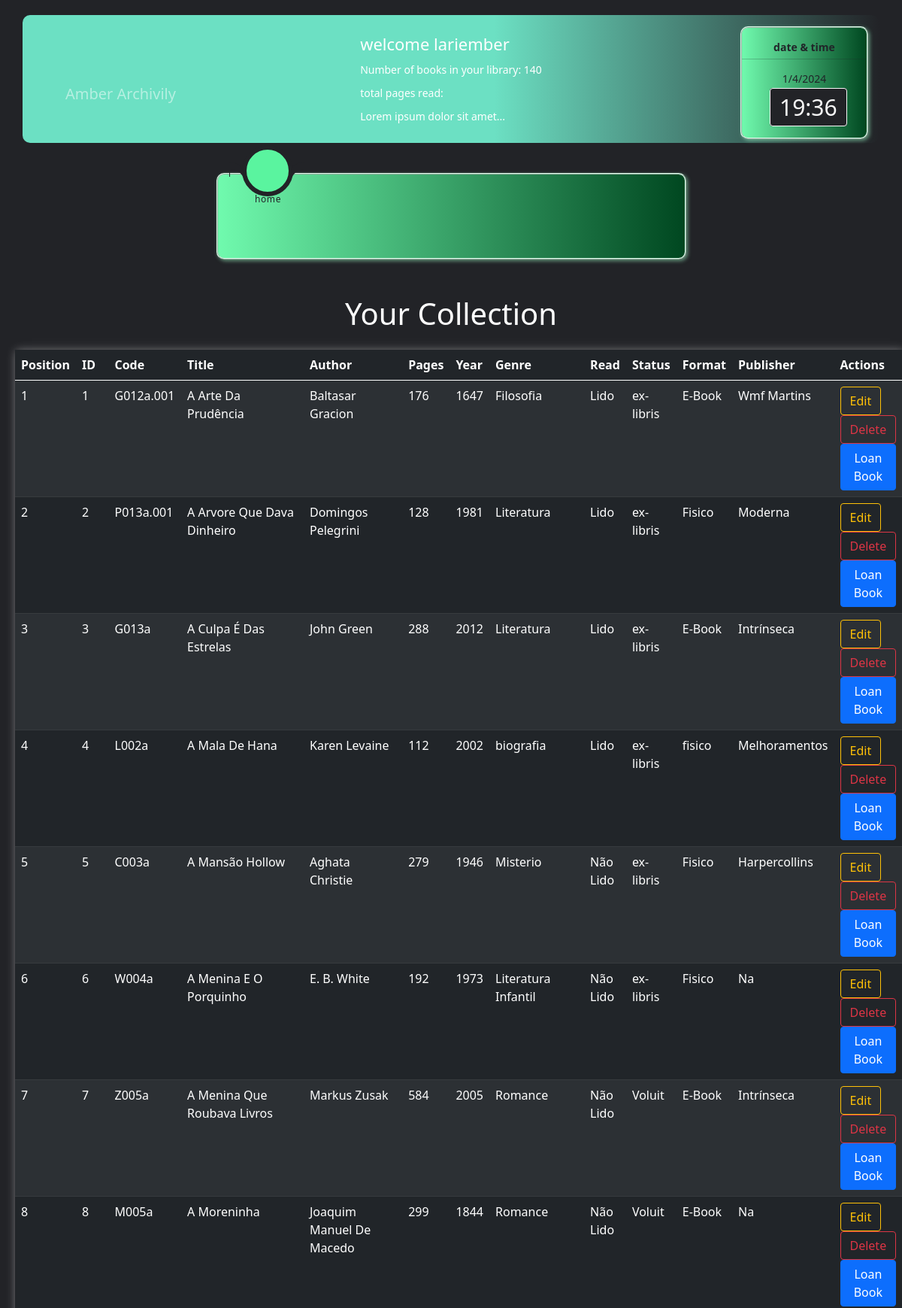
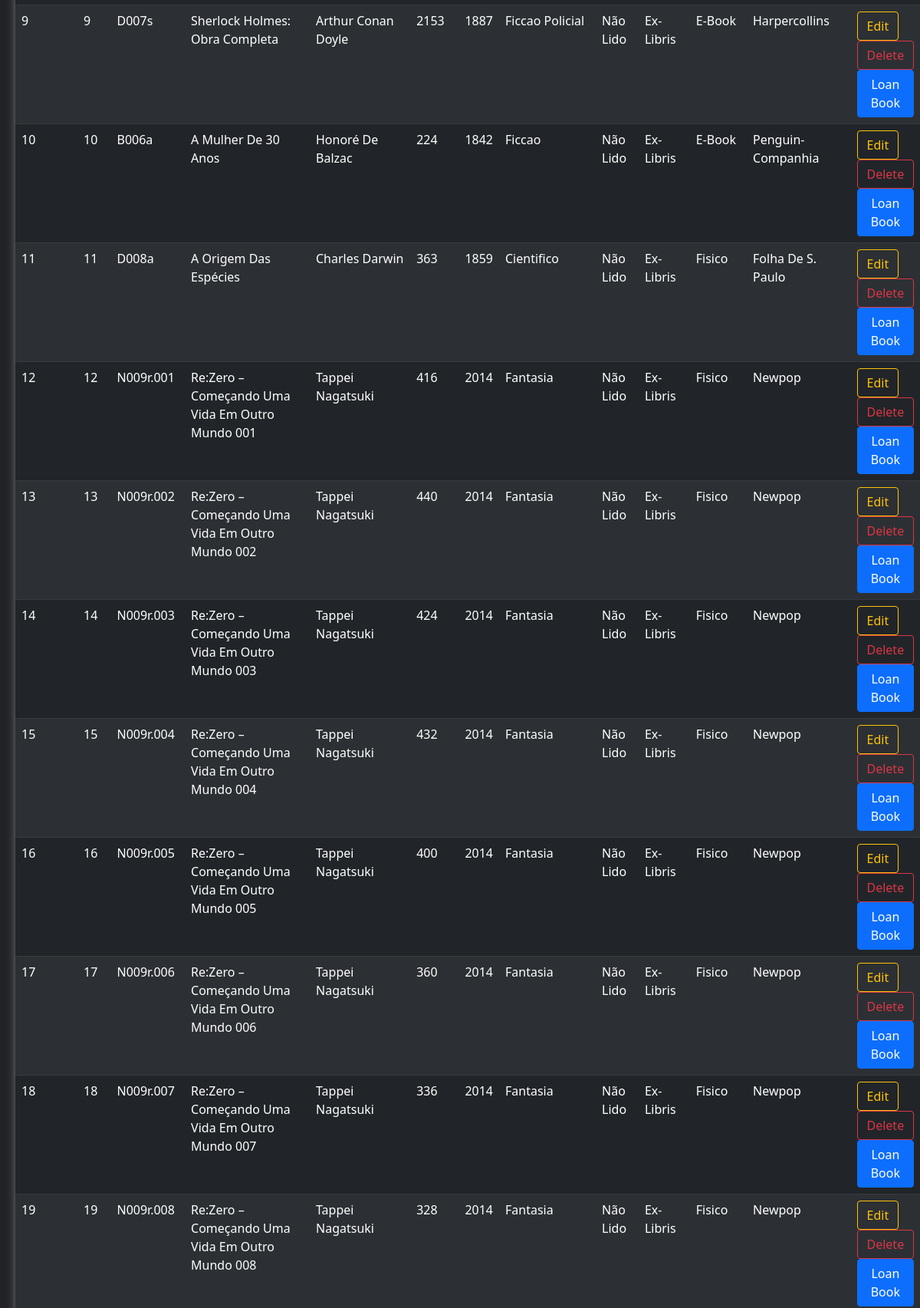
/your_collection (signed in, upper part), run on the app's committed database (2 pictures, top to bottom).
### app/__init__.py (models this page shows, shortened)
class User(db.Model):
    __tablename__ = 'users'
    id = db.Column(db.Integer, primary_key=True)
    username = db.Column(db.String(), unique=True, nullable=False)
    password_hash = db.Column(db.String(), nullable=False)
    name = db.Column(db.String(), nullable=False)
    books = db.relationship('Book', backref='user', lazy=True)
    user_readings = db.relationship('UserReadings', backref='user', lazy=True)  # Adicione este atributo de relacionamento
    @property
    def is_authenticated(self):
        return True

class Book(db.Model):
    __tablename__ = 'books'
    id = db.Column(db.Integer, primary_key=True)
    code = db.Column(db.String(8), unique=True, nullable=False)
    title = db.Column(db.String(200), nullable=False)
    author = db.Column(db.String(100), nullable=False)
    publisher = db.Column(db.String(100), nullable=False)
    year = db.Column(db.Integer, nullable=False)
    pages = db.Column(db.Integer, nullable=False)
    status = db.Column(db.String(50), nullable=False)  # 'available', 'borrowed', or 'ex-libris'
    format = db.Column(db.String(50), nullable=False)  # 'physical', 'e-book', or 'pdf'
    read = db.Column(db.String(10), nullable=False)
    genre = db.Column(db.String(50), nullable=False)
    completion_date = db.Column(db.String(11), nullable=True)
    user_id = db.Column(db.Integer, db.ForeignKey('users.id'), nullable=False)
    user_readings = db.relationship('UserReadings', backref='book', lazy=True)  # Adicione este atributo de relacionamento
    loan_id = db.Column(db.Integer, db.ForeignKey('loans.id'), nullable=True)  # Chave estrangeira para a tabela Loan

### app/controllers/defaut.py (the view)
@app.route('/your_collection')
def your_collection():
    user = get_logged_in_user()
    if not user:
        return redirect('/login')
    books = Book.query.filter_by(user_id=user.id).all()
    return render_template('your_collection.html', books=books)

### app/controllers/defaut.py (called while the page is built)
@lm.user_loader
def load_user(user_id):
    return User.query.get(int(user_id))

def get_logged_in_user():
    if current_user.is_authenticated:
        return current_user
    else:
        return None

### app/templates/your_collection.html (shortened to what this page needs)
{% extends 'base.html' %}
{% block content %}
<h1 class="text-white text-center my-4">Your Collection</h1>
<div class="table-responsive-md table-responsive-sm table-responsive-xl table-responsive-lg">
  <table class="table table-striped table-hover table-dark ">
    <thead>
      <tr>
        <th>Position</th>
        <th>ID</th>
        <th>Code</th>
        <th>Title</th>
        <th>Author</th>
        <th>Pages</th>
        <th>Year</th>
        <th>Genre</th>
        <th>Read</th>
        <th>Status</th>
        <th>Format</th>
        <th>Publisher</th>
        <th>Actions</th>
      </tr>
    </thead>
    <tbody>
      {% for book in books %}
      <tr>
        <td>{{ loop.index }}</td>
        <td>{{ book.id }}</td>
        <td>{{ book.code }}</td>
        <td>{{ book.title }}</td>
        <td>{{ book.author }}</td>
        <td>{{ book.pages }}</td>
        <td>{{ book.year }}</td>
        <td>{{ book.genre }}</td>
        <td>
          {% if book.read == 'read' %}
          {% if book.completion_date %}
          <span data-toggle="tooltip" data-placement="top" title="{{ book.completion_date }}">
            {{ book.read }}
          </span>
          {% else %}
          {{ book.read }}
          {% endif %}
          {% else %}
          {{ book.read }}
          {% endif %}
        </td>
        <td>{{ book.status }}</td>
        <td>{{ book.format }}</td>
        <td>{{ book.publisher }}</td>
        <td>
          <a href="{{ url_for('edit_book', book_id=book.id) }}" class="btn btn-outline-warning">Edit</a>
          <button class="btn btn-outline-danger" onclick="confirmDelete({{ book.id }})">Delete</button>
          <button class="btn btn-primary" onclick="openLoanPopup({{ book.id }})">Loan Book</button>
        </td>
      </tr>
      {% endfor %}
  </table>
</div>
{% endblock %}

### app/templates/base.html (shortened to what this page needs)
<!DOCTYPE html>
<html lang="en">
<head>
  <link rel="stylesheet" href="../static/css/fonts.css" type="text/css">
  <link rel="stylesheet" href="https://cdn.jsdelivr.net/npm/bootstrap@5.0.1/dist/css/bootstrap.min.css">
  <link rel="stylesheet" href="{{ url_for('static', filename='css/style.css') }}">
</head>
<body>
  <div class="d-none d-md-block d-lg-block d-xl-block">
    <header>
      {% if current_user.is_authenticated %}
      <div id="hide" class="container bg-dark text-white">
        <a class="navbar-brand text-white-50" href="/home">Amber Archivily</a>
        <div class="navbar-text">
          {% if current_user.is_authenticated %}
          <h2>welcome {{ current_user.username }}</h2>
          <p>Number of books in your library: {{ current_user.books|length }}</p>
          <p>total pages read: </p>
          <p>Lorem ipsum dolor sit amet...</p>
          {% endif %}
          <div class="datetime">
            <p class="text-dark fw-bold">date & time</p>
            <hr class="bg-dark">
            <p class="text-dark"><span id="date"></span>
            </p>
            <div>
              <time></time>
            </div>
          </div>
        </div>
      </div> {% endif %}
      <div class="d-none d-md-block d-lg-block d-xl-block">
        <nav class="">
          <div class="navigation">
            <ul>
              <li class="list active">
                <a href="/home">
                  <span class="text">home</span>
                </a>
              </li>
              <li class="list">
              </li>
              <li class="list">
              </li>
              <li class="list">
              </li>
              <li class="list">
              </li>
              <li class="list">
              </li>
              <li class="list">
              </li>
              {% if current_user.is_authenticated %}
              <li class="list">
              </li>
              {% endif %}
              <div class="indicator"></div>
            </ul>
          </div>
        </nav>
      </div>
    </header>
  </div>
  <br>
  <main>
    {% block content %}
    {% endblock %}
  </main>
</body>
</html>

### app/static/css/style.css (style rules this page uses)
header { font-family: 'Poppins', sans-serif; }
body { padding: 20px; justify-content: center; align-items: center; min-width: 100vh; background: #222327; }
div.container { min-width: 100px; position: relative; display: flex; justify-content: center; align-items: center; min-width: auto; min-height: 170px; font-size: 15px; background: linear-gradient( to right, rgb(108, 224, 195) 55%, #222327 ); border-radius: 10px; }
div.container h2 { margin: 10px; font-size: 22px; }
div.container p { margin: 10px; font-size: 14px; }
div.container a { position: absolute; top: 50%; left: 5%; }
div.navbar-text { min-width: 200px; max-width: 1080px; display: block; justify-content: center; align-items: center; align-items: left; }
nav { margin-top: 40px; position: relative; display: flex; justify-content: center; align-items: center; }
.navigation { width: 625px; height: 115px; background: linear-gradient( to right, #70faae, #004720 ); border: 2px ridge #ddffec; box-shadow: 2px 2px 5px rgba(162, 255, 204, 0.5); position: relative; display: flex; justify-content: center; align-items: center; border-radius: 10px; }
.navigation ul { display: flex; width: 700px; }
.navigation ul li { position: relative; list-style: none; width: 70px; height: 70px; z-index: 1; }
.navigation ul li a { position: relative; display: flex; justify-content: center; align-items: center; flex-direction: column; width: 100%; text-align: center; font-weight: 500; }
.navigation ul li a .text { position: absolute; color: #222327; font-weight: 400; font-size: 0.75em; letter-spacing: 0.05em; transition: 0.5s; opacity: 0; transform: translateY(20px); }
.navigation ul li.active a .text { opacity: 1; transform: translateY(20px); }
.indicator { position: absolute; top: -35%; width: 68px; height: 68px; background: #5af49f; border-radius: 50%; border: 6px solid #222327; transition: 0.5s; }
.indicator::before { content: ''; position: absolute; top: 46%; left: -22px; width: 20px; height: 20px; background: transparent; border-top-right-radius: 20px; box-shadow: -1px -10px 0 0 #222327; }
.indicator::after { content: ''; position: absolute; top: 46%; right: -22px; width: 20px; height: 20px; background: transparent; border-top-left-radius: 20px; box-shadow: -1px -10px 0 0 #222327; }
.datetime { position: absolute; right: 15px; top: 15px; }
div.datetime { width: 170px; height: 150px; background: linear-gradient( to right, #70faae, #004720 ); display: block; justify-content: center; align-items: center; border-radius: 10px; border: 2px ridge #ddffec; box-shadow: 2px 2px 5px rgba(162, 255, 204, 0.5); }
div.datetime p { margin-top: 15px; align-items: center; justify-content: center; display: flex; margin-bottom: 5px; }
div.datetime hr { margin-top: 5px; margin-bottom: 5px; }
div.datetime div { margin-top: 5px; justify-content: center; align-items: center; }
time { margin: 37px; justify-content: center; align-items: center; width: 140px; border: 1px solid #f7f7f7; padding: 4px 12px; background-color: #222327; color: #f7f7f7; font-size: 2em; font-weight: 300; border-radius: 4px; }

### app/templates/base.html (style rules this page uses)
table { box-shadow: 2px 2px 12px rgba(255, 255, 255, 0.5); }

### data on the page
User: username "lariember"
Book: id "1", code "G012a.001", title "A Arte Da Prudência", author "Baltasar Gracion", pages "176", year "1647", genre "Filosofia", read "Lido", status "ex-libris", format "E-Book", publisher "Wmf Martins"
Book: id "2", code "P013a.001", title "A Arvore Que Dava Dinheiro", author "Domingos Pelegrini", pages "128", year "1981", genre "Literatura", read "Lido", status "ex-libris", format "Fisico", publisher "Moderna"
Book: id "3", code "G013a", title "A Culpa É Das Estrelas", author "John Green", pages "288", year "2012", genre "Literatura", read "Lido", status "ex-libris", format "E-Book", publisher "Intrínseca"
Book: id "4", code "L002a", title "A Mala De Hana", author "Karen Levaine", pages "112", year "2002", genre "biografia", read "Lido", status "ex-libris", format "fisico", publisher "Melhoramentos"
Book: id "5", code "C003a", title "A Mansão Hollow", author "Aghata Christie", pages "279", year "1946", genre "Misterio", read "Não Lido", status "ex-libris", format "Fisico", publisher "Harpercollins"
Book: id "6", code "W004a", title "A Menina E O Porquinho", author "E. B. White", pages "192", year "1973", genre "Literatura Infantil", read "Não Lido", status "ex-libris", format "Fisico", publisher "Na"
Book: id "7", code "Z005a", title "A Menina Que Roubava Livros", author "Markus Zusak", pages "584", year "2005", genre "Romance", read "Não Lido", status "Voluit", format "E-Book", publisher "Intrínseca"
Book: id "8", code "M005a", title "A Moreninha", author "Joaquim Manuel De Macedo", pages "299", year "1844", genre "Romance", read "Não Lido", status "Voluit", format "E-Book", publisher "Na"
Book: id "9", code "D007s", title "Sherlock Holmes: Obra Completa", author "Arthur Conan Doyle", pages "2153", year "1887", genre "Ficcao Policial", read "Não Lido", status "Ex-Libris", format "E-Book", publisher "Harpercollins"
Book: id "10", code "B006a", title "A Mulher De 30 Anos", author "Honoré De Balzac", pages "224", year "1842", genre "Ficcao", read "Não Lido", status "Ex-Libris", format "E-Book", publisher "Penguin-Companhia"
Book: id "11", code "D008a", title "A Origem Das Espécies", author "Charles Darwin", pages "363", year "1859", genre "Cientifico", read "Não Lido", status "Ex-Libris", format "Fisico", publisher "Folha De S. Paulo"
Book: id "12", code "N009r.001", title "Re:Zero – Começando Uma Vida Em Outro Mundo 001", author "Tappei Nagatsuki", pages "416", year "2014", genre "Fantasia", read "Não Lido", status "Ex-Libris", format "Fisico", publisher "Newpop"
Book: id "13", code "N009r.002", title "Re:Zero – Começando Uma Vida Em Outro Mundo 002", author "Tappei Nagatsuki", pages "440", year "2014", genre "Fantasia", read "Não Lido", status "Ex-Libris", format "Fisico", publisher "Newpop"
Book: id "14", code "N009r.003", title "Re:Zero – Começando Uma Vida Em Outro Mundo 003", author "Tappei Nagatsuki", pages "424", year "2014", genre "Fantasia", read "Não Lido", status "Ex-Libris", format "Fisico", publisher "Newpop"
Book: id "15", code "N009r.004", title "Re:Zero – Começando Uma Vida Em Outro Mundo 004", author "Tappei Nagatsuki", pages "432", year "2014", genre "Fantasia", read "Não Lido", status "Ex-Libris", format "Fisico", publisher "Newpop"
Book: id "16", code "N009r.005", title "Re:Zero – Começando Uma Vida Em Outro Mundo 005", author "Tappei Nagatsuki", pages "400", year "2014", genre "Fantasia", read "Não Lido", status "Ex-Libris", format "Fisico", publisher "Newpop"
Book: id "17", code "N009r.006", title "Re:Zero – Começando Uma Vida Em Outro Mundo 006", author "Tappei Nagatsuki", pages "360", year "2014", genre "Fantasia", read "Não Lido", status "Ex-Libris", format "Fisico", publisher "Newpop"
Book: id "18", code "N009r.007", title "Re:Zero – Começando Uma Vida Em Outro Mundo 007", author "Tappei Nagatsuki", pages "336", year "2014", genre "Fantasia", read "Não Lido", status "Ex-Libris", format "Fisico", publisher "Newpop"
Book: id "19", code "N009r.008", title "Re:Zero – Começando Uma Vida Em Outro Mundo 008", author "Tappei Nagatsuki", pages "328", year "2014", genre "Fantasia", read "Não Lido", status "Ex-Libris", format "Fisico", publisher "Newpop"

### other printed values
{{ current_user.books|length }} "140"
